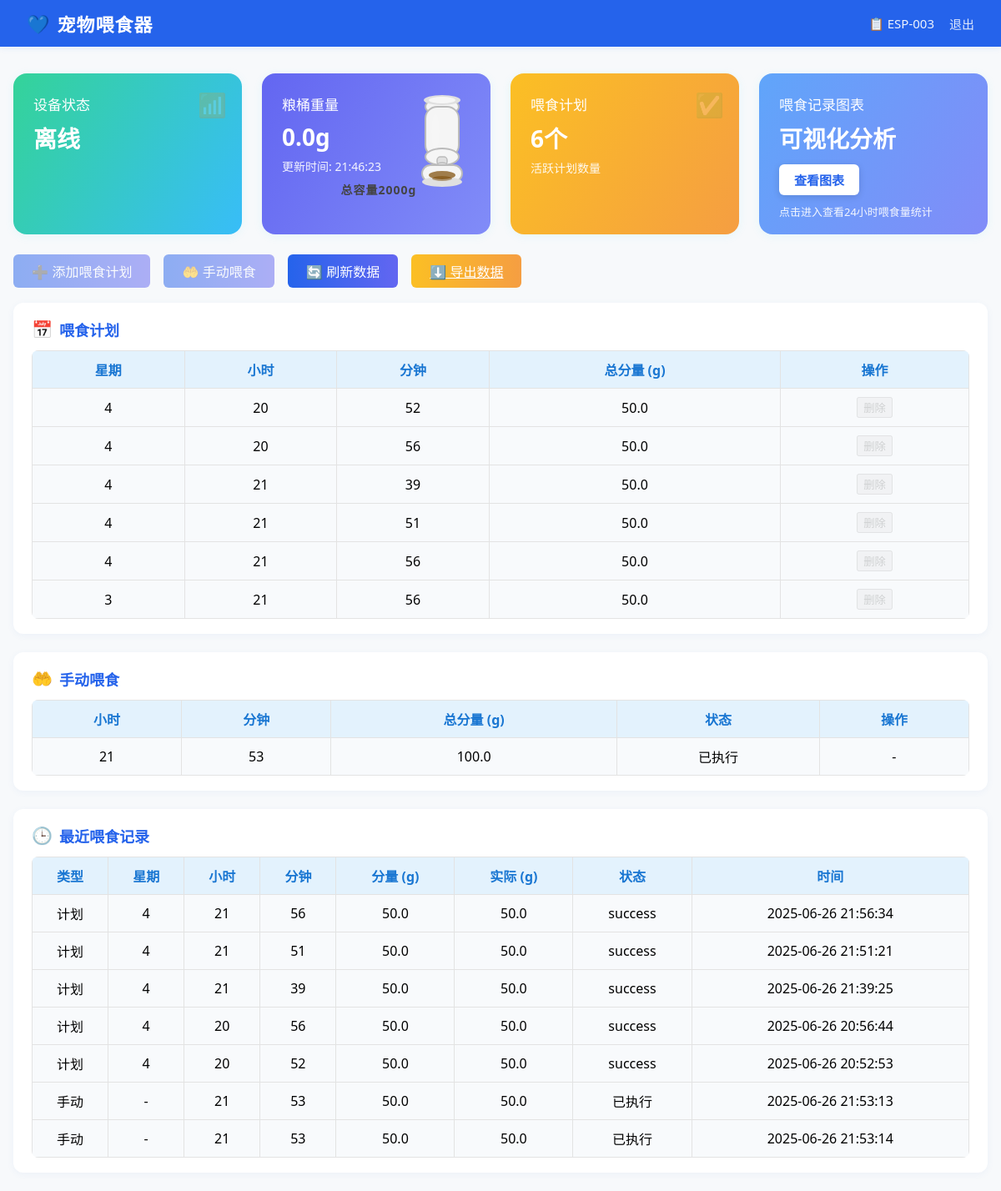
Page / (signed in) on the committed database.
### pet_feeder_server.py (models this page shows)
class Device(db.Model):
    __tablename__ = 'devices'
    id = db.Column(db.Integer, primary_key=True)
    device_id = db.Column(db.String(20), unique=True, nullable=False)
    password = db.Column(db.String(100), nullable=False)
    device_type = db.Column(db.String(50), default='pet_feeder')
    firmware_version = db.Column(db.String(20), default='1.0.0')
    first_seen = db.Column(db.DateTime, default=datetime.utcnow)
    last_seen = db.Column(db.DateTime, default=datetime.utcnow)
    is_online = db.Column(db.Boolean, default=False)
    heartbeat_count = db.Column(db.Integer, default=0)
    grain_weight = db.Column(db.Float, default=0.0)  # 粮桶重量
    last_grain_update = db.Column(db.DateTime, default=datetime.utcnow)

class FeedingPlan(db.Model):
    __tablename__ = 'feeding_plans'
    id = db.Column(db.Integer, primary_key=True)
    device_id = db.Column(db.String(20), db.ForeignKey('devices.device_id'), nullable=False)
    day_of_week = db.Column(db.Integer, nullable=False)  # 1-7 (周一到周日)
    hour = db.Column(db.Integer, nullable=False)  # 0-23
    minute = db.Column(db.Integer, nullable=False)  # 0-59
    feeding_amount = db.Column(db.Float, nullable=False)  # 喂食量(克)
    is_active = db.Column(db.Boolean, default=True)
    created_at = db.Column(db.DateTime, default=datetime.utcnow)
    is_confirmed = db.Column(db.Boolean, default=False)  # 新增：设备确认后为True
    is_pending_delete = db.Column(db.Boolean, default=False)  # 新增：标记为待删除

class FeedingRecord(db.Model):
    __tablename__ = 'feeding_records'
    id = db.Column(db.Integer, primary_key=True)
    device_id = db.Column(db.String(20), db.ForeignKey('devices.device_id'), nullable=False)
    day_of_week = db.Column(db.Integer, nullable=False)
    hour = db.Column(db.Integer, nullable=False)
    minute = db.Column(db.Integer, nullable=False)
    feeding_amount = db.Column(db.Float, nullable=False)
    actual_amount = db.Column(db.Float, nullable=True)  # 实际喂食量
    status = db.Column(db.String(20), default='success')  # success, failed, partial
    created_at = db.Column(db.DateTime, default=datetime.utcnow)

class ManualFeeding(db.Model):
    __tablename__ = 'manual_feedings'
    id = db.Column(db.Integer, primary_key=True)
    device_id = db.Column(db.String(20), db.ForeignKey('devices.device_id'), nullable=False)
    hour = db.Column(db.Integer, nullable=False)
    minute = db.Column(db.Integer, nullable=False)
    feeding_amount = db.Column(db.Float, nullable=False)
    is_confirmed = db.Column(db.Boolean, default=False)  # 新增：设备确认收到指令
    is_executed = db.Column(db.Boolean, default=False)   # 设备实际执行
    created_at = db.Column(db.DateTime, default=datetime.utcnow)
    executed_at = db.Column(db.DateTime, nullable=True)
    is_pending_delete = db.Column(db.Boolean, default=False)  # 新增：标记为待删除

### pet_feeder_server.py (the view)
@app.route('/', methods=['GET', 'POST'])
def index():
    if request.method == 'POST':
        if request.headers.get('Host', '').startswith('hub5p.sandai.net'):
            return '', 404
        print("收到POST /，请求头：", dict(request.headers))
        return redirect(url_for('index'))
    if 'device_id' not in session:
        return redirect(url_for('login'))
    device_id = session['device_id']
    device = Device.query.filter_by(device_id=device_id).first()
    if not device:
        session.pop('device_id', None)
        return redirect(url_for('login'))
    beijing = pytz.timezone('Asia/Shanghai')
    last_seen_local = device.last_seen.replace(tzinfo=pytz.utc).astimezone(beijing) if device.last_seen else None
    last_grain_update_local = device.last_grain_update.replace(tzinfo=pytz.utc).astimezone(beijing) if device.last_grain_update else None
    feeding_plans = FeedingPlan.query.filter_by(device_id=device_id, is_active=True, is_pending_delete=False).all()
    manual_feedings = ManualFeeding.query.filter_by(device_id=device_id, is_executed=False, is_pending_delete=False).all()
    recent_manual_feedings = ManualFeeding.query.filter_by(device_id=device_id, is_pending_delete=False).order_by(ManualFeeding.created_at.desc()).limit(10).all()
    recent_records = FeedingRecord.query.filter_by(device_id=device_id).order_by(FeedingRecord.created_at.desc()).limit(10).all()
    for record in recent_records:
        record.created_at_local = record.created_at.replace(tzinfo=pytz.utc).astimezone(beijing)
    for m in recent_manual_feedings:
        if m.executed_at:
            m.executed_at_local = m.executed_at.replace(tzinfo=pytz.utc).astimezone(beijing)
    merged_plans = {}
    for plan in feeding_plans:
        key = f"{plan.day_of_week}-{plan.hour}-{plan.minute}"
        merged_plans[key] = merged_plans.get(key, 0) + plan.feeding_amount
    merged_manuals = {}
    for m in recent_manual_feedings:
        if m.is_confirmed and not m.is_executed:
            key = f"{m.hour}-{m.minute}-0"  # 0表示待执行
            merged_manuals[key] = merged_manuals.get(key, 0) + m.feeding_amount
        elif m.is_executed:
            key = f"{m.hour}-{m.minute}-1"  # 1表示已执行
            merged_manuals[key] = merged_manuals.get(key, 0) + m.feeding_amount
    return render_template('index.html',
                         device=device,
                         feeding_plans=feeding_plans,
                         manual_feedings=manual_feedings,
                         recent_manual_feedings=recent_manual_feedings,
                         recent_records=recent_records,
                         last_seen_local=last_seen_local,
                         last_grain_update_local=last_grain_update_local,
                         merged_plans=merged_plans,
                         merged_manuals=merged_manuals)

### templates/index.html (shortened to what this page needs)
<!DOCTYPE html>
<html lang="zh-CN">
<head>
</head>
<body>
    <div class="navbar">
        <div class="logo">宠物喂食器</div>
        <div class="nav-right">
            <span class="device-id">📋 {{ device.device_id }}</span>
            <a href="/logout" class="logout">退出</a>
        </div>
    </div>
    <div class="main-container">
        <div class="status-cards">
            <div class="status-card status-online">
                <div class="card-title">设备状态</div>
                <div class="card-value">{{ '在线' if device.is_online else '离线' }}</div>
                <div class="card-icon">📶</div>
            </div>
            <div class="status-card status-weight">
                <div class="card-title">粮桶重量</div>
                <div class="card-value">{{ device.grain_weight }}g</div>
                <div class="card-desc">更新时间: {{ last_grain_update_local.strftime('%H:%M:%S') if last_grain_update_local else '-' }}</div>
                <div style="position:absolute;top:18px;right:18px;display:flex;flex-direction:column;align-items:center;">
                    {% set percent = (device.grain_weight / 2000.0) if device.grain_weight < 2000 else 1.0 %}
                    <svg width="80" height="120" viewBox="0 0 80 120">
                        <defs>
                            <clipPath id="siloFillClip">
                                <rect x="20" y="22" width="40" height="60" rx="14"/>
                            </clipPath>
                        </defs>
                        <ellipse cx="40" cy="22" rx="20" ry="10" fill="#f5f5f5" stroke="#bbb" stroke-width="2"/>
                        <rect x="20" y="22" width="40" height="60" rx="14" fill="#f5f5f5" stroke="#bbb" stroke-width="2"/>
                        <ellipse cx="40" cy="82" rx="20" ry="10" fill="#f5f5f5" stroke="#bbb" stroke-width="2"/>
                        {% set fill_h = 60 * percent %}
                        <rect x="20" y="{{ 22+60-fill_h }}" width="40" height="{{ fill_h }}" fill="#7c4a03" clip-path="url(#siloFillClip)"/>
                        <ellipse cx="32" cy="52" rx="5" ry="22" fill="#fff" fill-opacity="0.10"/>
                        <ellipse cx="40" cy="14" rx="22" ry="6" fill="#e0e0e0"/>
                        <ellipse cx="40" cy="14" rx="16" ry="4" fill="#fff" fill-opacity="0.7"/>
                        <rect x="34" y="82" width="12" height="10" rx="4" fill="#e0e0e0" stroke="#bbb" stroke-width="1.5"/>
                        <ellipse cx="40" cy="92" rx="6" ry="3" fill="#e0e0e0" stroke="#bbb" stroke-width="1.5"/>
                        <rect x="16" y="92" width="48" height="20" rx="10" fill="#f5f5f5" stroke="#bbb" stroke-width="2"/>
                        <ellipse cx="40" cy="112" rx="24" ry="6" fill="#e0e0e0"/>
                        <ellipse cx="40" cy="104" rx="16" ry="5" fill="#7c4a03" fill-opacity="0.7"/>
                        <ellipse cx="40" cy="108" rx="12" ry="3" fill="#7c4a03" fill-opacity="0.5"/>
                    </svg>
                </div>
                <div style="width:100%;text-align:center;font-size:14px;font-weight:bold;color:#444;margin-top:8px;letter-spacing:1px;">总容量2000g</div>
            </div>
            <div class="status-card status-plan" style="position:relative;">
                <div class="card-title">喂食计划</div>
                <div class="card-value">{{ feeding_plans|length }}个</div>
                <div class="card-desc">活跃计划数量</div>
                <div class="card-icon">✅</div>
            </div>
            <div class="status-card status-chart" style="background:linear-gradient(120deg,#60a5fa 0%,#818cf8 100%);color:#fff;">
                <div class="card-title">喂食记录图表</div>
                <div class="card-value" style="margin-bottom:12px;">可视化分析</div>
                <button onclick="window.location.href='/feeding_chart'" style="padding:8px 18px;font-size:15px;border-radius:6px;background:#fff;color:#2563eb;border:none;cursor:pointer;font-weight:600;box-shadow:0 2px 8px #0002;">查看图表</button>
                <div class="card-desc" style="margin-top:10px;font-size:13px;opacity:0.92;">点击进入查看24小时喂食量统计</div>
            </div>
        </div>
        <div class="actions-bar">
            <button onclick="showPlanModal()" id="addPlanBtn" {% if not device.is_online %}disabled style="opacity:0.5;cursor:not-allowed;"{% endif %}>➕ 添加喂食计划</button>
            <button onclick="showManualFeedModal()" id="manualFeedBtn" {% if not device.is_online %}disabled style="opacity:0.5;cursor:not-allowed;"{% endif %}>🤲 手动喂食</button>
            <button onclick="location.reload()">🔄 刷新数据</button>
            <a class="export-btn" href="/export_feeding_records/{{ device.device_id }}">⬇️ 导出数据</a>
        </div>
        <div class="card-section">
            <div class="section-title"><span class="icon">📅</span>喂食计划</div>
            <table>
                <tr><th>星期</th><th>小时</th><th>分钟</th><th>总分量 (g)</th><th>操作</th></tr>
                {% for key, total in merged_plans.items() %}
                {% set parts = key.split('-') %}
                <tr>
                    <td>{{ parts[0] }}</td>
                    <td>{{ '%02d'|format(parts[1]|int) }}</td>
                    <td>{{ '%02d'|format(parts[2]|int) }}</td>
                    <td>{{ total }}</td>
                    <td>
                        <button onclick="deleteMergedPlan('{{ key }}')" {% if not device.is_online %}disabled style="opacity:0.5;cursor:not-allowed;"{% endif %} style="color:#e53935;">删除</button>
                    </td>
                </tr>
                {% else %}
                <tr><td colspan="5">暂无喂食计划</td></tr>
                {% endfor %}
            </table>
        </div>
        <div class="card-section">
            <div class="section-title"><span class="icon">🤲</span>手动喂食</div>
            <table>
                <tr><th>小时</th><th>分钟</th><th>总分量 (g)</th><th>状态</th><th>操作</th></tr>
                {% for key, total in merged_manuals.items() %}
                {% set parts = key.split('-') %}
                <tr>
                    <td>{{ '%02d'|format(parts[0]|int) }}</td>
                    <td>{{ '%02d'|format(parts[1]|int) }}</td>
                    <td>{{ total }}</td>
                    <td>
                        {% if parts[2] == '1' %}
                            已执行
                        {% else %}
                            待执行
                        {% endif %}
                    </td>
                    <td>
                        {% if parts[2] == '0' %}
                        <button onclick="deleteMergedManual('{{ key }}')" {% if not device.is_online %}disabled style="opacity:0.5;cursor:not-allowed;"{% endif %} style="color:#e53935;">删除</button>
                        {% else %}
                        -
                        {% endif %}
                    </td>
                </tr>
                {% endfor %}
            </table>
        </div>
        <div class="card-section">
            <div class="section-title"><span class="icon">🕒</span>最近喂食记录</div>
            <table>
                <tr><th>类型</th><th>星期</th><th>小时</th><th>分钟</th><th>分量 (g)</th><th>实际 (g)</th><th>状态</th><th>时间</th></tr>
                {% for record in recent_records %}
                <tr>
                    <td>计划</td>
                    <td>{{ record.day_of_week }}</td>
                    <td>{{ '%02d'|format(record.hour) }}</td>
                    <td>{{ '%02d'|format(record.minute) }}</td>
                    <td>{{ record.feeding_amount }}</td>
                    <td>{{ record.actual_amount }}</td>
                    <td>{{ record.status }}</td>
                    <td>{{ record.created_at_local.strftime('%Y-%m-%d %H:%M:%S') }}</td>
                </tr>
                {% endfor %}
                {% for m in recent_manual_feedings %}
                {% if m.is_executed %}
                <tr>
                    <td>手动</td>
                    <td>-</td>
                    <td>{{ '%02d'|format(m.hour) }}</td>
                    <td>{{ '%02d'|format(m.minute) }}</td>
                    <td>{{ m.feeding_amount }}</td>
                    <td>{{ m.feeding_amount }}</td>
                    <td>已执行</td>
                    <td>{{ m.executed_at_local.strftime('%Y-%m-%d %H:%M:%S') if m.executed_at_local else '-' }}</td>
                </tr>
                {% endif %}
                {% endfor %}
            </table>
        </div>
    </div>
</body>
</html>

### rows in the picture
Device: device_id "ESP-003", is_online "离线", grain_weight "0.0"
FeedingPlan: day_of_week "3", hour "21", minute "56", feeding_amount "50.0"
FeedingRecord: day_of_week "4", hour "21", minute "56", feeding_amount "50.0", actual_amount "50.0", status "success", created_at_local "2025-06-26 21:56:34"
FeedingRecord: day_of_week "4", hour "21", minute "51", feeding_amount "50.0", actual_amount "50.0", status "success", created_at_local "2025-06-26 21:51:21"
FeedingRecord: day_of_week "4", hour "21", minute "39", feeding_amount "50.0", actual_amount "50.0", status "success", created_at_local "2025-06-26 21:39:25"
FeedingRecord: day_of_week "4", hour "20", minute "56", feeding_amount "50.0", actual_amount "50.0", status "success", created_at_local "2025-06-26 20:56:44"
FeedingRecord: day_of_week "4", hour "20", minute "52", feeding_amount "50.0", actual_amount "50.0", status "success", created_at_local "2025-06-26 20:52:53"
ManualFeeding: hour "21", minute "53", feeding_amount "50.0", executed_at_local "2025-06-26 21:53:13"
ManualFeeding: hour "21", minute "53", feeding_amount "50.0", executed_at_local "2025-06-26 21:53:14"

### other values in the picture
{{ feeding_plans|length }} "6"
{{ parts[0] }} "4" "4" "4" "4" "4"
{{ '%02d'|format(parts[1]|int) }} "20" "20" "21" "21" "21"
{{ '%02d'|format(parts[2]|int) }} "52" "56" "39" "51" "56"
{{ total }} "50.0" "50.0" "50.0" "50.0" "50.0"
{{ '%02d'|format(parts[0]|int) }} "21"
{{ '%02d'|format(parts[1]|int) }} "53"
{{ total }} "100.0"
